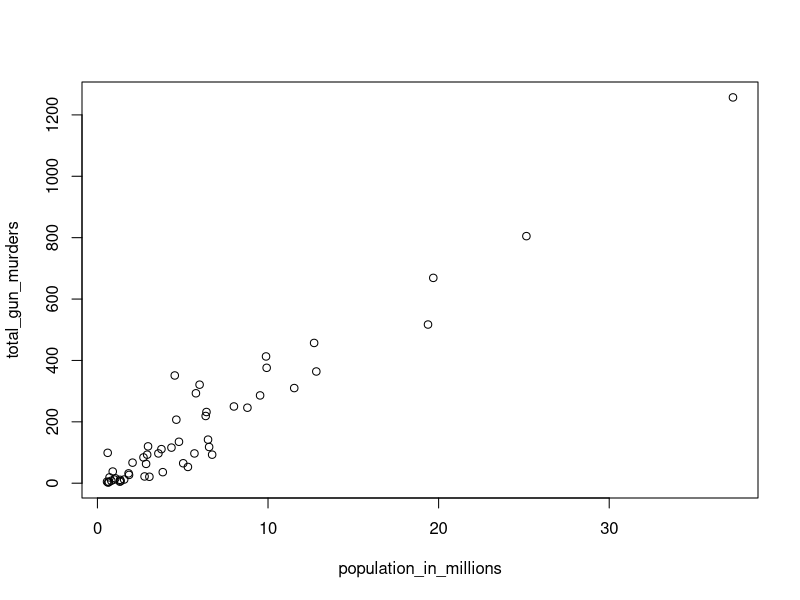
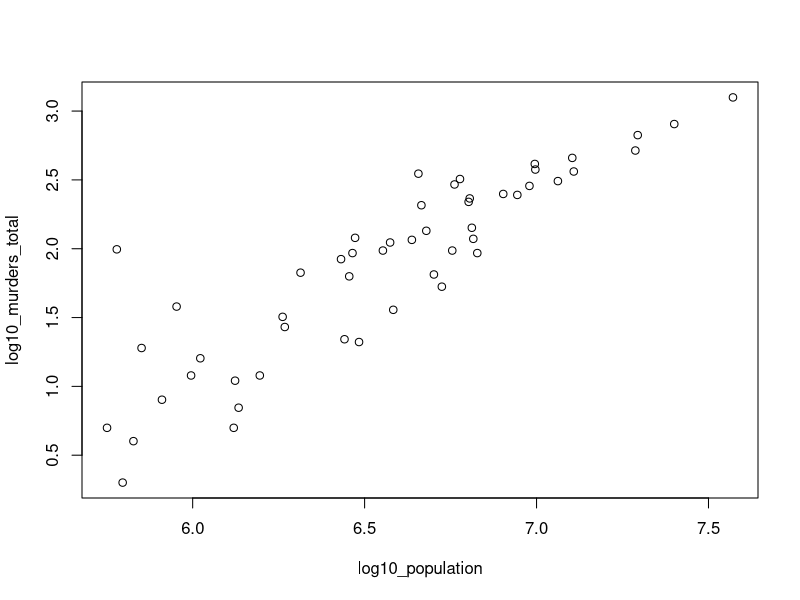

The R script that drew these images, in order:
# Kyle Schneider
# DATA-LA 320
# 09/4/2019

# 3.13 Exercise

# 1) 

temp <- c(35, 88, 42, 84, 81, 30)
city <- c("Beijing", "Lagos", "Paris", "Rio de Janeiro", "San Juan", "Toronto")
city_temps <- data.frame(name = city, temperature = temp)


# Remake the data frame using the code above, but add a line that converts 
#the temperature from Fahrenheit to Celsius. The conversion is  C =5/9×(F − 32).

k= 5/9*(temp-32)
k

# 2)What is the following sum 1+ 1/2^2+ 1/3^2+…1/100^2? Hint: thanks to Euler,
#we know it should be close to π^2/6.
sum(pi^(2/6))
x <- seq(1, 100)
sum(1/x^2)


#3.17 Excercise

library(dslabs)
data(murders)
population_in_millions = murders$population/10^6
total_gun_murders = murders$total
plot(population_in_millions, total_gun_murders)
log10_population = log10(murders$population)
log10_murders_total = log10(murders$total)
plot(log10_population, log10_murders_total)
